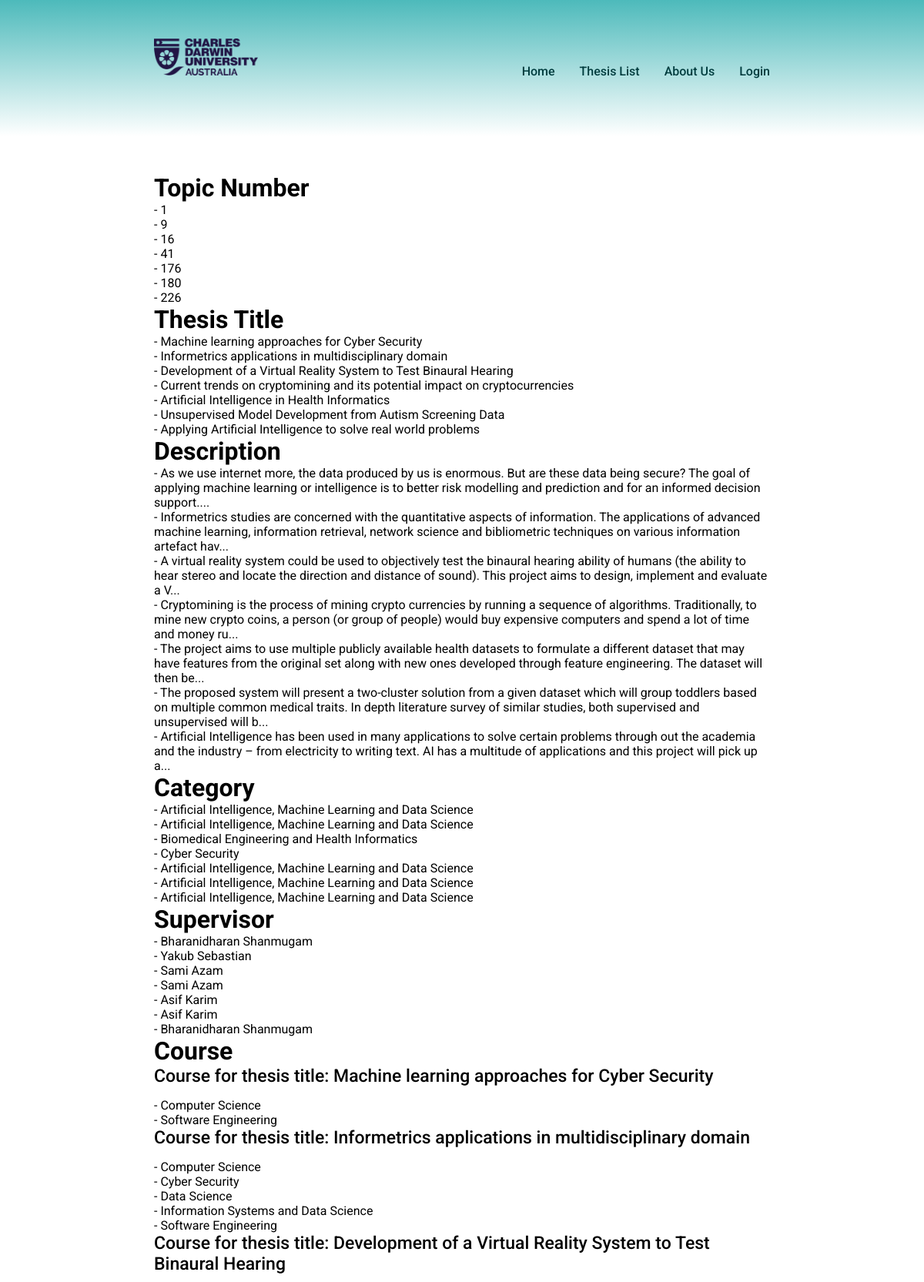
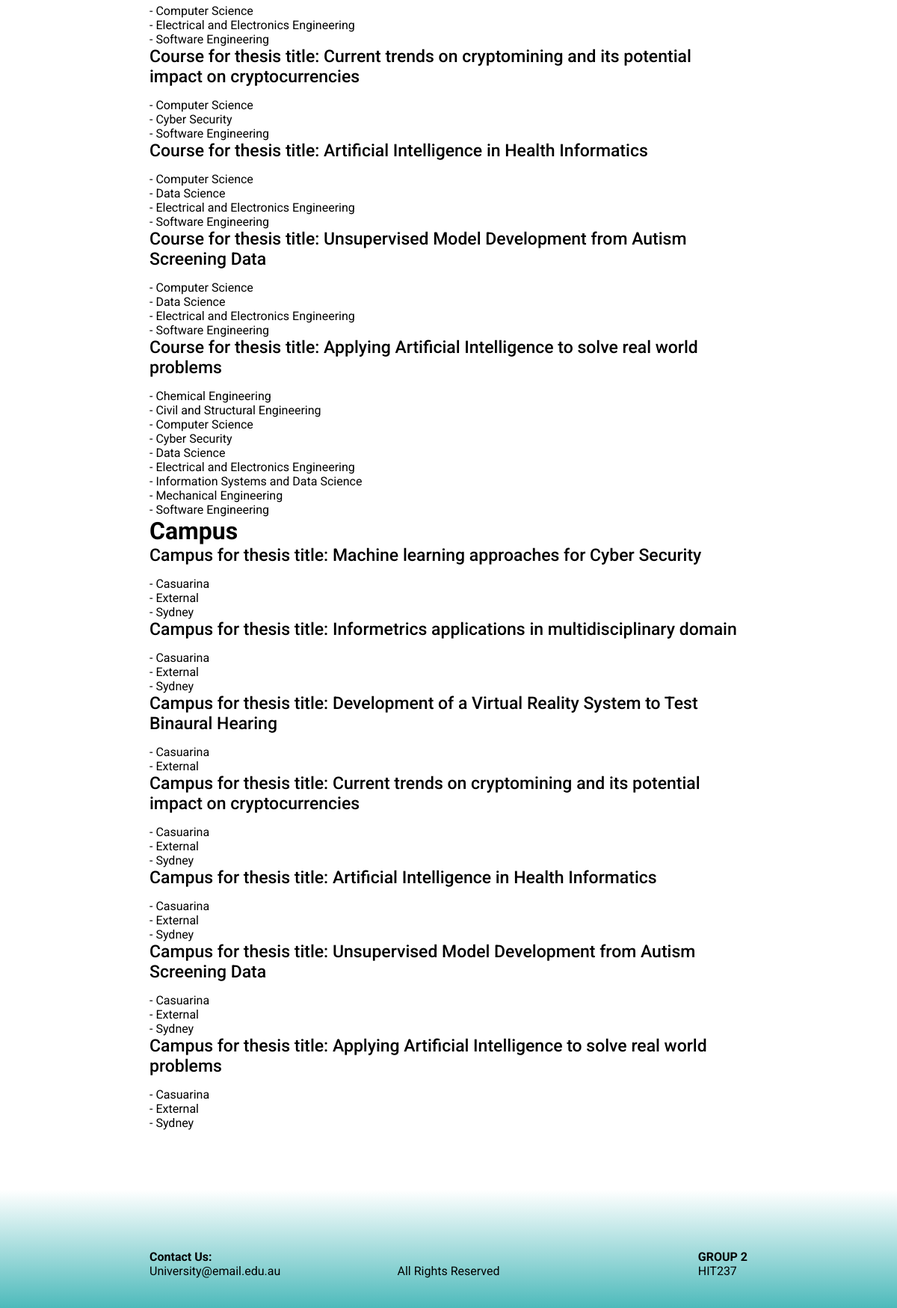
Page /test/ on the committed database (2 pictures, top to bottom).
### main/models.py (models this page shows, shortened)
class Thesis(models.Model):
    topic_number = models.IntegerField(
        validators=[
            MinValueValidator(0),
            MaxValueValidator(1000),
        ],
        verbose_name='Thesis Number',
        primary_key=True,
    )
    title = models.CharField(max_length=100, verbose_name='Thesis Title',)
    description = models.TextField(verbose_name='Thesis Description')
    category = models.ForeignKey(Category, on_delete=models.PROTECT, verbose_name='Category Name')
    supervisor = models.ForeignKey(Supervisor, on_delete= models.PROTECT, verbose_name='Supervisor Name')
    course = models.ManyToManyField(Course, verbose_name='Course Name')
    campus = models.ManyToManyField(Campus, verbose_name='Campus Name',)

class Category(models.Model):
    CATEGORY_CHOICES = [
        ('Artificial Intelligence, Machine Learning and Data Science', 'Artificial Intelligence, Machine Learning and Data Science'),
        ('Biomedical Engineering and Health Informatics', 'Biomedical Engineering and Health Informatics'),
        ('Cyber Security', 'Cyber Security'),
    ]
    category = models.CharField(
        max_length=100,
        choices=CATEGORY_CHOICES,
        verbose_name='Category Name',
        primary_key=True,
    )
    def __str__(self):
        return self.category

class Supervisor(models.Model):
    SUPERVISOR_CHOICES = [
        ('Bharanidharan Shanmugam', 'Bharanidharan Shanmugam'),
        ('Yakub Sebastian', 'Yakub Sebastian'),
        ('Sami Azam', 'Sami Azam'),
        ('Asif Karim', 'Asif Karim'),
    ]
    supervisor = models.CharField(
        max_length=50,
        choices=SUPERVISOR_CHOICES,
        verbose_name='Supervisor Name',
        primary_key=True,
    )
    def __str__(self):
        return self.supervisor

class Course(models.Model):
    COURSE_CHOICES = [
        ('Chemical Engineering', 'Chemical Engineering'),
        ('Civil and Structural Engineering', 'Civil and Structural Engineering'),
        ('Electrical and Electronics Engineering', 'Electrical and Electronics Engineering'),
        ('Mechanical Engineering', 'Mechanical Engineering'),
        ('Computer Science', 'Computer Science'),
        ('Cyber Security', 'Cyber Security'),
        ('Data Science', 'Data Science'),
        ('Information Systems and Data Science', 'Information Systems and Data Science'),
        ('Software Engineering', 'Software Engineering'),
    ]
    course = models.CharField(
        max_length=50,
        choices=COURSE_CHOICES,
        verbose_name='Course Name',
        primary_key=True,
    )
    def __str__(self):
        return self.course

class Campus(models.Model):
    CAMPUS_CHOICES = [
        ('Casuarina', 'Casuarina'),
        ('Sydney', 'Sydney'),
        ('External', 'External'),
    ]
    campus = models.CharField(
        max_length=20,
        choices=CAMPUS_CHOICES,
        verbose_name='Campus Name',
        primary_key=True,
    )
    def __str__(self):
        return self.campus

### main/views.py (the view)
# urls.py: path('test/', views.data_retrieval_test), # for troubleshooting purposes
def data_retrieval_test(request):
    thesis_list = Thesis.objects.all()
    context = {
        'thesis_list': thesis_list,
    }
    return render(request, 'main/data_retrieval_test.html', context)

### main/templates/main/data_retrieval_test.html
{% extends "main/base.html" %}
{% block main_body %}
    <h1>Topic Number</h1>
    {% for thesis in thesis_list %}
        <p>- {{ thesis.topic_number }}</p>
    {% endfor %}
    <h1>Thesis Title</h1>
    {% for thesis in thesis_list %}
        <p>- {{ thesis.title }}</p>
    {% endfor %}
    <h1>Description</h1>
    {% for thesis in thesis_list %}
        <p>- {{ thesis.description }}</p>
    {% endfor %}
    <h1>Category</h1>
    {% for thesis in thesis_list %}
        <p>- {{ thesis.category }}</p>
    {% endfor %}
    <h1>Supervisor</h1>
    {% for thesis in thesis_list %}
        <p>- {{ thesis.supervisor }}</p>
    {% endfor %}
    <h1>Course</h1>
    {% for thesis in thesis_list %}
        <h3>Course for thesis title: {{thesis.title}}</h3>
        {% for course in thesis.course.all %}
            <p>- {{ course }}</p>
        {% endfor %}
    {% endfor %}
    <h1>Campus</h1>
    {% for thesis in thesis_list %}
        <h3>Campus for thesis title: {{thesis.title}}</h3>
        {% for campus in thesis.campus.all %}
        <p>- {{campus}}</p>
        {% endfor %}
    {% endfor %}
{% endblock %}

### main/static/styles.css (style rules this page uses)
:root { font-family: 'Roboto'; --primary-color: #4dbabb; --secondary-color: #e6e6e6; --font-primary: black; --font-secondary: rgb(0, 61, 63); }
body { min-height: 100vh; display: flex; flex-direction: column; justify-content: space-between; }
.main_body h3 { font-weight: 500; font-size: 23px; margin-bottom: 15px; }

### rows in the picture
Thesis: topic_number "1", title "Machine learning approaches for Cyber Security", description "As we use internet more, the data produced by us is enormous. But are these data being secure? The goal of applying machine learning or intelligence is to better risk modelling and prediction and for an informed decision support....", category "Artificial Intelligence, Machine Learning and Data Science", supervisor "Bharanidharan Shanmugam"
Thesis: topic_number "9", title "Informetrics applications in multidisciplinary domain", description "Informetrics studies are concerned with the quantitative aspects of information. The applications of advanced machine learning, information retrieval, network science and bibliometric techniques on various information artefact hav...", category "Artificial Intelligence, Machine Learning and Data Science", supervisor "Yakub Sebastian"
Thesis: topic_number "16", title "Development of a Virtual Reality System to Test Binaural Hearing", description "A virtual reality system could be used to objectively test the binaural hearing ability of humans (the ability to hear stereo and locate the direction and distance of sound). This project aims to design, implement and evaluate a V...", category "Biomedical Engineering and Health Informatics", supervisor "Sami Azam"
Thesis: topic_number "41", title "Current trends on cryptomining and its potential impact on cryptocurrencies", description "Cryptomining is the process of mining crypto currencies by running a sequence of algorithms. Traditionally, to mine new crypto coins, a person (or group of people) would buy expensive computers and spend a lot of time and money ru...", category "Cyber Security", supervisor "Sami Azam"
Thesis: topic_number "176", title "Artificial Intelligence in Health Informatics", description "The project aims to use multiple publicly available health datasets to formulate a different dataset that may have features from the original set along with new ones developed through feature engineering. The dataset will then be...", category "Artificial Intelligence, Machine Learning and Data Science", supervisor "Asif Karim"
Thesis: topic_number "180", title "Unsupervised Model Development from Autism Screening Data", description "The proposed system will present a two-cluster solution from a given dataset which will group toddlers based on multiple common medical traits. In depth literature survey of similar studies, both supervised and unsupervised will b...", category "Artificial Intelligence, Machine Learning and Data Science", supervisor "Asif Karim"
Thesis: topic_number "226", title "Applying Artificial Intelligence to solve real world problems", description "Artificial Intelligence has been used in many applications to solve certain problems through out the academia and the industry – from electricity to writing text. AI has a multitude of applications and this project will pick up a...", category "Artificial Intelligence, Machine Learning and Data Science", supervisor "Bharanidharan Shanmugam"
Course: course "Computer Science"
Course: course "Software Engineering"
Course: course "Cyber Security"
Course: course "Data Science"
Course: course "Information Systems and Data Science"
Course: course "Electrical and Electronics Engineering"
Course: course "Chemical Engineering"
Course: course "Civil and Structural Engineering"
Course: course "Mechanical Engineering"
Campus: campus "Casuarina"
Campus: campus "External"
Campus: campus "Sydney"
